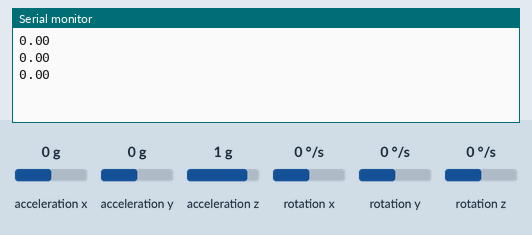
Simulated run of this sketch. Board: Arduino Uno, built with avr-gcc and run on an emulated ATmega328P. Shown: the last lines printed to the serial monitor. Wiring (inferred from the names in the program): MPU-6050 motion sensor at I2C address 0x68. The inputs (shaded band) are chosen by the test bench; at power-on: rotation y 0 °/s, acceleration x 0 g, acceleration y 0 g, acceleration z 1 g, rotation x 0 °/s, rotation z 0 °/s.

Above: at 1.2 s.
1.3 s: rotation y set to -192 °/s
At 1.87 s:
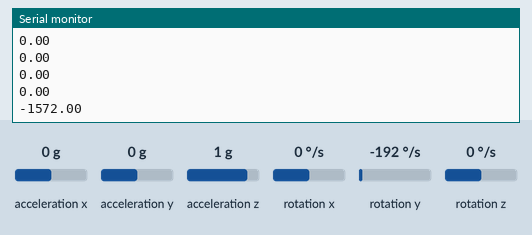
2.8 s: rotation y set to -100 °/s
At 3.07 s:
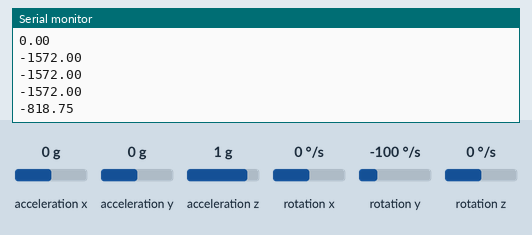
Timing chart, 0 to 5.8 s (numbered marks = the images above; inputs shaded):
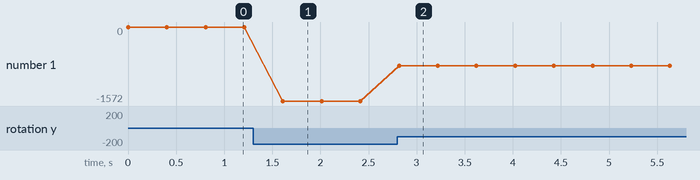

Measured:
- after the input at 1.3 s, the serial monitor: prints a new line after 0.31 s (image 1)
- after the input at 2.8 s, the serial monitor: prints a new line at once (image 2)
- plotted number 1: 0 → -1572 after the input at 1.3 s, -1572 → -818.75 after the input at 2.8 s

The sketch:

My_code_no_rad.ino
```cpp
#include<Wire.h>

const int MPU_addr=0x68;                // I2C address of the MPU-6050
int16_t GyX,GyY,GyZ;
void setup(){
  Wire.begin();
  Wire.beginTransmission(MPU_addr);
  Wire.write(0x6B);  // PWR_MGMT_1 register
  Wire.write(0);     // set to zero (wakes up the MPU-6050)
  Wire.endTransmission(true);
  Serial.begin(9600);
}


void loop(){
  Wire.beginTransmission(MPU_addr);
  Wire.write(0x3B);                     // starting with register 0x3B (ACCEL_XOUT_H)
  Wire.endTransmission(false);
  Wire.requestFrom(MPU_addr,14,true);   // request a total of 14 registers
  Wire.read();
  Wire.read();       // 0x3B (ACCEL_XOUT_H) & 0x3C (ACCEL_XOUT_L)
  Wire.read();
  Wire.read();  // 0x3D (ACCEL_YOUT_H) & 0x3E (ACCEL_YOUT_L)
  Wire.read();
  Wire.read();  // 0x3F (ACCEL_ZOUT_H) & 0x40 (ACCEL_ZOUT_L)
  Wire.read();
  Wire.read();  // 0x41 (TEMP_OUT_H) & 0x42 (TEMP_OUT_L)
  GyX=Wire.read()<<8|Wire.read();  // 0x43 (GYRO_XOUT_H) & 0x44 (GYRO_XOUT_L)
  GyY=Wire.read()<<8|Wire.read();  // 0x45 (GYRO_YOUT_H) & 0x46 (GYRO_YOUT_L)
  GyZ=Wire.read()<<8|Wire.read();  // 0x47 (GYRO_ZOUT_H) & 0x48 (GYRO_ZOUT_L)
  //Serial.print(" | GyX = ");

  float ggy, ggx, ggz;
  mpu6050_convertGyr(GyX, GyY, GyZ, &ggx, &ggy, &ggz);

  Serial.print(ggy);
  Serial.println();
  //Serial.print(" | GyY = "); Serial.print(GyY);
  //Serial.print(" | GyZ = "); Serial.println(GyZ);
  delay(400);
}

void mpu6050_convertGyr(int16_t gx, int16_t gy, int16_t gz, float *gxd, float *gyd, float *gzd){
  *gxd = (float)(gx-0)/16,4; //MPU6050_GXOFFSET = 0 MPU6050_GXGAIN = 16,4
  *gyd = (float)(gy-0)/16,4; //MPU6050_GZOFFSET = 0 MPU6050_GYGAIN = 16,4
  *gzd = (float)(gz-0)/16,4; //MPU6050_GZOFFSET = 0 MPU6050_GZGAIN = 16,4
}
```
